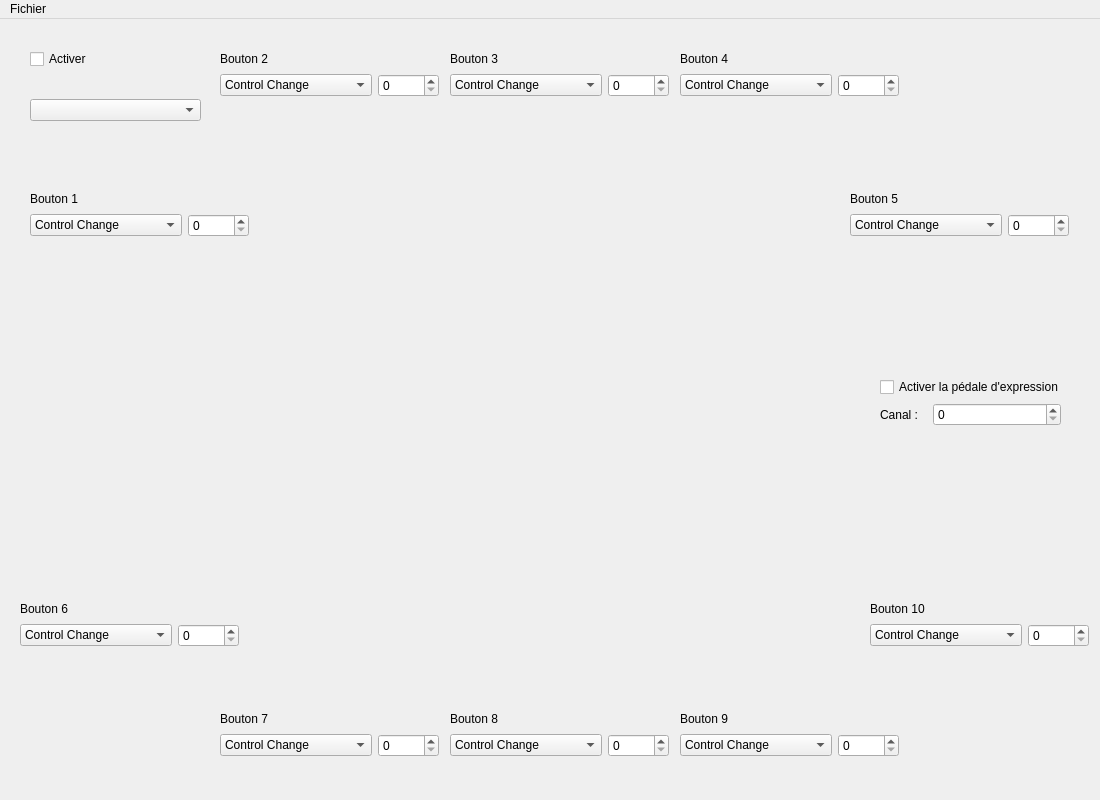
<?xml version="1.0" encoding="UTF-8"?>
<ui version="4.0">
 <class>MainWindow</class>
 <widget class="QMainWindow" name="MainWindow">
  <property name="geometry">
   <rect>
    <x>0</x>
    <y>0</y>
    <width>1100</width>
    <height>800</height>
   </rect>
  </property>
  <property name="windowTitle">
   <string>MainWindow</string>
  </property>
  <widget class="QWidget" name="centralwidget">
   <widget class="QLabel" name="pedalboard_image">
    <property name="geometry">
     <rect>
      <x>150</x>
      <y>90</y>
      <width>800</width>
      <height>590</height>
     </rect>
    </property>
    <property name="text">
     <string/>
    </property>
    <property name="pixmap">
     <pixmap resource="resources/resources.qrc">:/images/pedalboard.svg</pixmap>
    </property>
    <property name="scaledContents">
     <bool>true</bool>
    </property>
   </widget>
   <widget class="QWidget" name="layoutWidget">
    <property name="geometry">
     <rect>
      <x>880</x>
      <y>357</y>
      <width>181</width>
      <height>51</height>
     </rect>
    </property>
    <layout class="QVBoxLayout" name="expression_pedal_layout_master">
     <property name="spacing">
      <number>5</number>
     </property>
     <item>
      <widget class="QCheckBox" name="checkBox">
       <property name="text">
        <string>Activer la pédale d'expression</string>
       </property>
      </widget>
     </item>
     <item>
      <layout class="QHBoxLayout" name="expresion_pedal_h" stretch="0,0">
       <property name="spacing">
        <number>15</number>
       </property>
       <item>
        <widget class="QLabel" name="channel_label">
         <property name="sizePolicy">
          <sizepolicy hsizetype="Preferred" vsizetype="Preferred">
           <horstretch>0</horstretch>
           <verstretch>0</verstretch>
          </sizepolicy>
         </property>
         <property name="text">
          <string>Canal :</string>
         </property>
        </widget>
       </item>
       <item>
        <widget class="QSpinBox" name="expression_channel">
         <property name="sizePolicy">
          <sizepolicy hsizetype="Minimum" vsizetype="Fixed">
           <horstretch>2</horstretch>
           <verstretch>0</verstretch>
          </sizepolicy>
         </property>
         <property name="maximum">
          <number>32767</number>
         </property>
        </widget>
       </item>
      </layout>
     </item>
    </layout>
   </widget>
   <widget class="QWidget" name="layoutWidget">
    <property name="geometry">
     <rect>
      <x>30</x>
      <y>170</y>
      <width>219</width>
      <height>48</height>
     </rect>
    </property>
    <layout class="QVBoxLayout" name="button1_layout_master">
     <item>
      <widget class="QLabel" name="button1_label">
       <property name="text">
        <string>Bouton 1</string>
       </property>
      </widget>
     </item>
     <item>
      <layout class="QHBoxLayout" name="button1_layout_h">
       <item>
        <widget class="QComboBox" name="button1_type">
         <property name="sizePolicy">
          <sizepolicy hsizetype="Preferred" vsizetype="Fixed">
           <horstretch>3</horstretch>
           <verstretch>0</verstretch>
          </sizepolicy>
         </property>
         <item>
          <property name="text">
           <string>Control Change</string>
          </property>
         </item>
         <item>
          <property name="text">
           <string>Program Change</string>
          </property>
         </item>
        </widget>
       </item>
       <item>
        <widget class="QSpinBox" name="button1_channel">
         <property name="sizePolicy">
          <sizepolicy hsizetype="Minimum" vsizetype="Fixed">
           <horstretch>1</horstretch>
           <verstretch>0</verstretch>
          </sizepolicy>
         </property>
         <property name="prefix">
          <string/>
         </property>
         <property name="maximum">
          <number>32767</number>
         </property>
        </widget>
       </item>
      </layout>
     </item>
    </layout>
   </widget>
   <widget class="QWidget" name="layoutWidget_2">
    <property name="geometry">
     <rect>
      <x>220</x>
      <y>30</y>
      <width>219</width>
      <height>48</height>
     </rect>
    </property>
    <layout class="QVBoxLayout" name="button2_layout_master">
     <item>
      <widget class="QLabel" name="button2_label">
       <property name="text">
        <string>Bouton 2</string>
       </property>
      </widget>
     </item>
     <item>
      <layout class="QHBoxLayout" name="button2_layout_h">
       <item>
        <widget class="QComboBox" name="button2_type">
         <property name="sizePolicy">
          <sizepolicy hsizetype="Preferred" vsizetype="Fixed">
           <horstretch>3</horstretch>
           <verstretch>0</verstretch>
          </sizepolicy>
         </property>
         <item>
          <property name="text">
           <string>Control Change</string>
          </property>
         </item>
         <item>
          <property name="text">
           <string>Program Change</string>
          </property>
         </item>
        </widget>
       </item>
       <item>
        <widget class="QSpinBox" name="button2_channel">
         <property name="sizePolicy">
          <sizepolicy hsizetype="Minimum" vsizetype="Fixed">
           <horstretch>1</horstretch>
           <verstretch>0</verstretch>
          </sizepolicy>
         </property>
         <property name="prefix">
          <string/>
         </property>
         <property name="maximum">
          <number>32767</number>
         </property>
        </widget>
       </item>
      </layout>
     </item>
    </layout>
   </widget>
   <widget class="QWidget" name="layoutWidget_3">
    <property name="geometry">
     <rect>
      <x>450</x>
      <y>30</y>
      <width>219</width>
      <height>48</height>
     </rect>
    </property>
    <layout class="QVBoxLayout" name="button3_layout_master">
     <item>
      <widget class="QLabel" name="button3_label">
       <property name="text">
        <string>Bouton 3</string>
       </property>
      </widget>
     </item>
     <item>
      <layout class="QHBoxLayout" name="button3_layout_h">
       <item>
        <widget class="QComboBox" name="button3_type">
         <property name="sizePolicy">
          <sizepolicy hsizetype="Preferred" vsizetype="Fixed">
           <horstretch>3</horstretch>
           <verstretch>0</verstretch>
          </sizepolicy>
         </property>
         <item>
          <property name="text">
           <string>Control Change</string>
          </property>
         </item>
         <item>
          <property name="text">
           <string>Program Change</string>
          </property>
         </item>
        </widget>
       </item>
       <item>
        <widget class="QSpinBox" name="button3_channel">
         <property name="sizePolicy">
          <sizepolicy hsizetype="Minimum" vsizetype="Fixed">
           <horstretch>1</horstretch>
           <verstretch>0</verstretch>
          </sizepolicy>
         </property>
         <property name="prefix">
          <string/>
         </property>
         <property name="maximum">
          <number>32767</number>
         </property>
        </widget>
       </item>
      </layout>
     </item>
    </layout>
   </widget>
   <widget class="QWidget" name="layoutWidget_4">
    <property name="geometry">
     <rect>
      <x>680</x>
      <y>30</y>
      <width>219</width>
      <height>48</height>
     </rect>
    </property>
    <layout class="QVBoxLayout" name="button4_layout_master">
     <item>
      <widget class="QLabel" name="button4_label">
       <property name="text">
        <string>Bouton 4</string>
       </property>
      </widget>
     </item>
     <item>
      <layout class="QHBoxLayout" name="button4_layout_h">
       <item>
        <widget class="QComboBox" name="button4_type">
         <property name="sizePolicy">
          <sizepolicy hsizetype="Preferred" vsizetype="Fixed">
           <horstretch>3</horstretch>
           <verstretch>0</verstretch>
          </sizepolicy>
         </property>
         <item>
          <property name="text">
           <string>Control Change</string>
          </property>
         </item>
         <item>
          <property name="text">
           <string>Program Change</string>
          </property>
         </item>
        </widget>
       </item>
       <item>
        <widget class="QSpinBox" name="button4_channel">
         <property name="sizePolicy">
          <sizepolicy hsizetype="Minimum" vsizetype="Fixed">
           <horstretch>1</horstretch>
           <verstretch>0</verstretch>
          </sizepolicy>
         </property>
         <property name="prefix">
          <string/>
         </property>
         <property name="maximum">
          <number>32767</number>
         </property>
        </widget>
       </item>
      </layout>
     </item>
    </layout>
   </widget>
   <widget class="QWidget" name="layoutWidget_5">
    <property name="geometry">
     <rect>
      <x>850</x>
      <y>170</y>
      <width>219</width>
      <height>48</height>
     </rect>
    </property>
    <layout class="QVBoxLayout" name="button5_layout_master">
     <item>
      <widget class="QLabel" name="button5_label">
       <property name="text">
        <string>Bouton 5</string>
       </property>
      </widget>
     </item>
     <item>
      <layout class="QHBoxLayout" name="button5_layout_h">
       <item>
        <widget class="QComboBox" name="button5_type">
         <property name="sizePolicy">
          <sizepolicy hsizetype="Preferred" vsizetype="Fixed">
           <horstretch>3</horstretch>
           <verstretch>0</verstretch>
          </sizepolicy>
         </property>
         <item>
          <property name="text">
           <string>Control Change</string>
          </property>
         </item>
         <item>
          <property name="text">
           <string>Program Change</string>
          </property>
         </item>
        </widget>
       </item>
       <item>
        <widget class="QSpinBox" name="button5_channel">
         <property name="sizePolicy">
          <sizepolicy hsizetype="Minimum" vsizetype="Fixed">
           <horstretch>1</horstretch>
           <verstretch>0</verstretch>
          </sizepolicy>
         </property>
         <property name="prefix">
          <string/>
         </property>
         <property name="maximum">
          <number>32767</number>
         </property>
        </widget>
       </item>
      </layout>
     </item>
    </layout>
   </widget>
   <widget class="QWidget" name="layoutWidget_6">
    <property name="geometry">
     <rect>
      <x>20</x>
      <y>580</y>
      <width>219</width>
      <height>48</height>
     </rect>
    </property>
    <layout class="QVBoxLayout" name="button6_layout_master">
     <item>
      <widget class="QLabel" name="button6_label">
       <property name="text">
        <string>Bouton 6</string>
       </property>
      </widget>
     </item>
     <item>
      <layout class="QHBoxLayout" name="button6_layout_h">
       <item>
        <widget class="QComboBox" name="button6_type">
         <property name="sizePolicy">
          <sizepolicy hsizetype="Preferred" vsizetype="Fixed">
           <horstretch>3</horstretch>
           <verstretch>0</verstretch>
          </sizepolicy>
         </property>
         <item>
          <property name="text">
           <string>Control Change</string>
          </property>
         </item>
         <item>
          <property name="text">
           <string>Program Change</string>
          </property>
         </item>
        </widget>
       </item>
       <item>
        <widget class="QSpinBox" name="button6_channel">
         <property name="sizePolicy">
          <sizepolicy hsizetype="Minimum" vsizetype="Fixed">
           <horstretch>1</horstretch>
           <verstretch>0</verstretch>
          </sizepolicy>
         </property>
         <property name="prefix">
          <string/>
         </property>
         <property name="maximum">
          <number>32767</number>
         </property>
        </widget>
       </item>
      </layout>
     </item>
    </layout>
   </widget>
   <widget class="QWidget" name="layoutWidget_7">
    <property name="geometry">
     <rect>
      <x>220</x>
      <y>690</y>
      <width>219</width>
      <height>48</height>
     </rect>
    </property>
    <layout class="QVBoxLayout" name="button7_layout_master">
     <item>
      <widget class="QLabel" name="button7_label">
       <property name="text">
        <string>Bouton 7</string>
       </property>
      </widget>
     </item>
     <item>
      <layout class="QHBoxLayout" name="button7_layout_h">
       <item>
        <widget class="QComboBox" name="button7_type">
         <property name="sizePolicy">
          <sizepolicy hsizetype="Preferred" vsizetype="Fixed">
           <horstretch>3</horstretch>
           <verstretch>0</verstretch>
          </sizepolicy>
         </property>
         <item>
          <property name="text">
           <string>Control Change</string>
          </property>
         </item>
         <item>
          <property name="text">
           <string>Program Change</string>
          </property>
         </item>
        </widget>
       </item>
       <item>
        <widget class="QSpinBox" name="button7_channel">
         <property name="sizePolicy">
          <sizepolicy hsizetype="Minimum" vsizetype="Fixed">
           <horstretch>1</horstretch>
           <verstretch>0</verstretch>
          </sizepolicy>
         </property>
         <property name="prefix">
          <string/>
         </property>
         <property name="maximum">
          <number>32767</number>
         </property>
        </widget>
       </item>
      </layout>
     </item>
    </layout>
   </widget>
   <widget class="QWidget" name="layoutWidget_8">
    <property name="geometry">
     <rect>
      <x>450</x>
      <y>690</y>
      <width>219</width>
      <height>48</height>
     </rect>
    </property>
    <layout class="QVBoxLayout" name="button8_layout_master">
     <item>
      <widget class="QLabel" name="button8_label">
       <property name="text">
        <string>Bouton 8</string>
       </property>
      </widget>
     </item>
     <item>
      <layout class="QHBoxLayout" name="button8_layout_h">
       <item>
        <widget class="QComboBox" name="button8_type">
         <property name="sizePolicy">
          <sizepolicy hsizetype="Preferred" vsizetype="Fixed">
           <horstretch>3</horstretch>
           <verstretch>0</verstretch>
          </sizepolicy>
         </property>
         <item>
          <property name="text">
           <string>Control Change</string>
          </property>
         </item>
         <item>
          <property name="text">
           <string>Program Change</string>
          </property>
         </item>
        </widget>
       </item>
       <item>
        <widget class="QSpinBox" name="button8_channel">
         <property name="sizePolicy">
          <sizepolicy hsizetype="Minimum" vsizetype="Fixed">
           <horstretch>1</horstretch>
           <verstretch>0</verstretch>
          </sizepolicy>
         </property>
         <property name="prefix">
          <string/>
         </property>
         <property name="maximum">
          <number>32767</number>
         </property>
        </widget>
       </item>
      </layout>
     </item>
    </layout>
   </widget>
   <widget class="QWidget" name="layoutWidget_9">
    <property name="geometry">
     <rect>
      <x>680</x>
      <y>690</y>
      <width>219</width>
      <height>48</height>
     </rect>
    </property>
    <layout class="QVBoxLayout" name="button9_layout_master">
     <item>
      <widget class="QLabel" name="button9_label">
       <property name="text">
        <string>Bouton 9</string>
       </property>
      </widget>
     </item>
     <item>
      <layout class="QHBoxLayout" name="button9_layout_h">
       <item>
        <widget class="QComboBox" name="button9_type">
         <property name="sizePolicy">
          <sizepolicy hsizetype="Preferred" vsizetype="Fixed">
           <horstretch>3</horstretch>
           <verstretch>0</verstretch>
          </sizepolicy>
         </property>
         <item>
          <property name="text">
           <string>Control Change</string>
          </property>
         </item>
         <item>
          <property name="text">
           <string>Program Change</string>
          </property>
         </item>
        </widget>
       </item>
       <item>
        <widget class="QSpinBox" name="button9_channel">
         <property name="sizePolicy">
          <sizepolicy hsizetype="Minimum" vsizetype="Fixed">
           <horstretch>1</horstretch>
           <verstretch>0</verstretch>
          </sizepolicy>
         </property>
         <property name="prefix">
          <string/>
         </property>
         <property name="maximum">
          <number>32767</number>
         </property>
        </widget>
       </item>
      </layout>
     </item>
    </layout>
   </widget>
   <widget class="QWidget" name="layoutWidget_10">
    <property name="geometry">
     <rect>
      <x>870</x>
      <y>580</y>
      <width>219</width>
      <height>48</height>
     </rect>
    </property>
    <layout class="QVBoxLayout" name="button10_layout_master">
     <item>
      <widget class="QLabel" name="button10_label">
       <property name="text">
        <string>Bouton 10</string>
       </property>
      </widget>
     </item>
     <item>
      <layout class="QHBoxLayout" name="button10_layout_h">
       <item>
        <widget class="QComboBox" name="button10_type">
         <property name="sizePolicy">
          <sizepolicy hsizetype="Preferred" vsizetype="Fixed">
           <horstretch>3</horstretch>
           <verstretch>0</verstretch>
          </sizepolicy>
         </property>
         <item>
          <property name="text">
           <string>Control Change</string>
          </property>
         </item>
         <item>
          <property name="text">
           <string>Program Change</string>
          </property>
         </item>
        </widget>
       </item>
       <item>
        <widget class="QSpinBox" name="button10_channel">
         <property name="sizePolicy">
          <sizepolicy hsizetype="Minimum" vsizetype="Fixed">
           <horstretch>1</horstretch>
           <verstretch>0</verstretch>
          </sizepolicy>
         </property>
         <property name="prefix">
          <string/>
         </property>
         <property name="maximum">
          <number>32767</number>
         </property>
        </widget>
       </item>
      </layout>
     </item>
    </layout>
   </widget>
   <widget class="QLabel" name="button1_state">
    <property name="geometry">
     <rect>
      <x>327</x>
      <y>260</y>
      <width>20</width>
      <height>20</height>
     </rect>
    </property>
    <property name="text">
     <string/>
    </property>
    <property name="pixmap">
     <pixmap resource="resources/resources.qrc">:/images/enabled_dot.svg</pixmap>
    </property>
    <property name="scaledContents">
     <bool>true</bool>
    </property>
   </widget>
   <widget class="QLabel" name="button2_state">
    <property name="geometry">
     <rect>
      <x>433</x>
      <y>260</y>
      <width>20</width>
      <height>20</height>
     </rect>
    </property>
    <property name="text">
     <string/>
    </property>
    <property name="pixmap">
     <pixmap resource="resources/resources.qrc">:/images/enabled_dot.svg</pixmap>
    </property>
    <property name="scaledContents">
     <bool>true</bool>
    </property>
   </widget>
   <widget class="QLabel" name="button3_state">
    <property name="geometry">
     <rect>
      <x>540</x>
      <y>260</y>
      <width>20</width>
      <height>20</height>
     </rect>
    </property>
    <property name="text">
     <string/>
    </property>
    <property name="pixmap">
     <pixmap resource="resources/resources.qrc">:/images/enabled_dot.svg</pixmap>
    </property>
    <property name="scaledContents">
     <bool>true</bool>
    </property>
   </widget>
   <widget class="QLabel" name="button4_state">
    <property name="geometry">
     <rect>
      <x>646</x>
      <y>260</y>
      <width>20</width>
      <height>20</height>
     </rect>
    </property>
    <property name="text">
     <string/>
    </property>
    <property name="pixmap">
     <pixmap resource="resources/resources.qrc">:/images/enabled_dot.svg</pixmap>
    </property>
    <property name="scaledContents">
     <bool>true</bool>
    </property>
   </widget>
   <widget class="QLabel" name="button5_state">
    <property name="geometry">
     <rect>
      <x>753</x>
      <y>260</y>
      <width>20</width>
      <height>20</height>
     </rect>
    </property>
    <property name="text">
     <string/>
    </property>
    <property name="pixmap">
     <pixmap resource="resources/resources.qrc">:/images/enabled_dot.svg</pixmap>
    </property>
    <property name="scaledContents">
     <bool>true</bool>
    </property>
   </widget>
   <widget class="QLabel" name="button6_state">
    <property name="geometry">
     <rect>
      <x>327</x>
      <y>422</y>
      <width>20</width>
      <height>20</height>
     </rect>
    </property>
    <property name="text">
     <string/>
    </property>
    <property name="pixmap">
     <pixmap resource="resources/resources.qrc">:/images/enabled_dot.svg</pixmap>
    </property>
    <property name="scaledContents">
     <bool>true</bool>
    </property>
   </widget>
   <widget class="QLabel" name="button7_state">
    <property name="geometry">
     <rect>
      <x>434</x>
      <y>422</y>
      <width>20</width>
      <height>20</height>
     </rect>
    </property>
    <property name="text">
     <string/>
    </property>
    <property name="pixmap">
     <pixmap resource="resources/resources.qrc">:/images/enabled_dot.svg</pixmap>
    </property>
    <property name="scaledContents">
     <bool>true</bool>
    </property>
   </widget>
   <widget class="QLabel" name="button8_state">
    <property name="geometry">
     <rect>
      <x>540</x>
      <y>422</y>
      <width>20</width>
      <height>20</height>
     </rect>
    </property>
    <property name="text">
     <string/>
    </property>
    <property name="pixmap">
     <pixmap resource="resources/resources.qrc">:/images/enabled_dot.svg</pixmap>
    </property>
    <property name="scaledContents">
     <bool>true</bool>
    </property>
   </widget>
   <widget class="QLabel" name="button9_state">
    <property name="geometry">
     <rect>
      <x>647</x>
      <y>422</y>
      <width>20</width>
      <height>20</height>
     </rect>
    </property>
    <property name="text">
     <string/>
    </property>
    <property name="pixmap">
     <pixmap resource="resources/resources.qrc">:/images/enabled_dot.svg</pixmap>
    </property>
    <property name="scaledContents">
     <bool>true</bool>
    </property>
   </widget>
   <widget class="QLabel" name="button10_state">
    <property name="geometry">
     <rect>
      <x>753</x>
      <y>421</y>
      <width>20</width>
      <height>20</height>
     </rect>
    </property>
    <property name="text">
     <string/>
    </property>
    <property name="pixmap">
     <pixmap resource="resources/resources.qrc">:/images/enabled_dot.svg</pixmap>
    </property>
    <property name="scaledContents">
     <bool>true</bool>
    </property>
   </widget>
   <widget class="QCheckBox" name="serial_port_enabled">
    <property name="enabled">
     <bool>true</bool>
    </property>
    <property name="geometry">
     <rect>
      <x>30</x>
      <y>30</y>
      <width>76</width>
      <height>20</height>
     </rect>
    </property>
    <property name="text">
     <string>Activer</string>
    </property>
   </widget>
   <widget class="QComboBox" name="midi_port_selection">
    <property name="geometry">
     <rect>
      <x>30</x>
      <y>80</y>
      <width>171</width>
      <height>22</height>
     </rect>
    </property>
   </widget>
  </widget>
  <widget class="QMenuBar" name="menubar">
   <property name="geometry">
    <rect>
     <x>0</x>
     <y>0</y>
     <width>1100</width>
     <height>22</height>
    </rect>
   </property>
   <widget class="QMenu" name="menu_file">
    <property name="title">
     <string>Fichier</string>
    </property>
    <addaction name="action_open_preset"/>
    <addaction name="action_save"/>
    <addaction name="action_save_as"/>
    <addaction name="action_presets_list"/>
    <addaction name="separator"/>
    <addaction name="action_quit"/>
   </widget>
   <addaction name="menu_file"/>
  </widget>
  <action name="action_open_preset">
   <property name="text">
    <string>Ouvrir un preset</string>
   </property>
  </action>
  <action name="action_save">
   <property name="text">
    <string>Sauvegarder le preset</string>
   </property>
  </action>
  <action name="action_save_as">
   <property name="text">
    <string>Sauvegarder le preset sous</string>
   </property>
  </action>
  <action name="action_presets_list">
   <property name="text">
    <string>Presets</string>
   </property>
  </action>
  <action name="action_quit">
   <property name="text">
    <string>Quitter</string>
   </property>
  </action>
 </widget>
 <resources>
  <include location="resources/resources.qrc"/>
 </resources>
 <connections/>
</ui>
